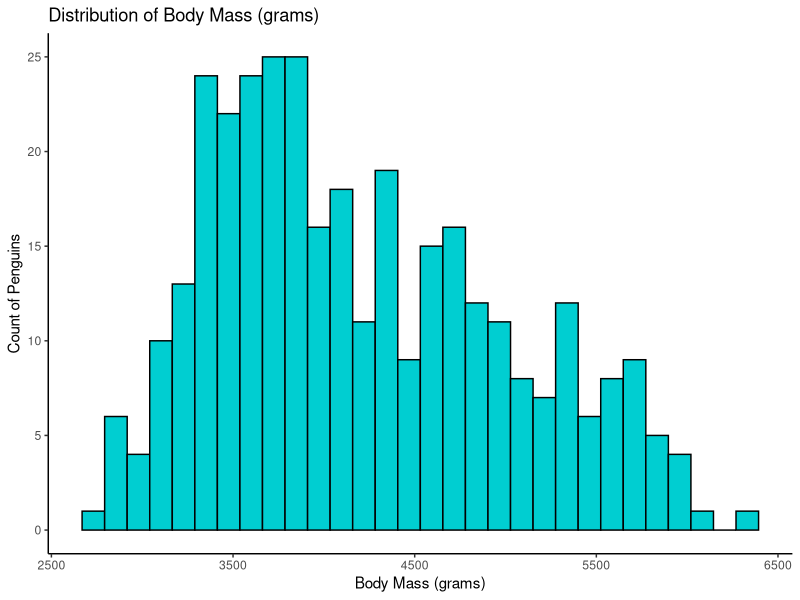

The R script that drew this image:
## ---- chunk 1
#| echo: FALSE
#| message: FALSE
#| warning: FALSE
library(palmerpenguins)
library(ggplot2)

ggplot(penguins, aes(x = body_mass_g)) +
  geom_histogram(bins = 30, 
                 color = "black", 
                 fill = rgb(0, 206/255, 209/255)) +
  theme_classic() +
  labs(title = "Distribution of Body Mass (grams)",
       x = "Body Mass (grams)",
       y = "Count of Penguins") 
